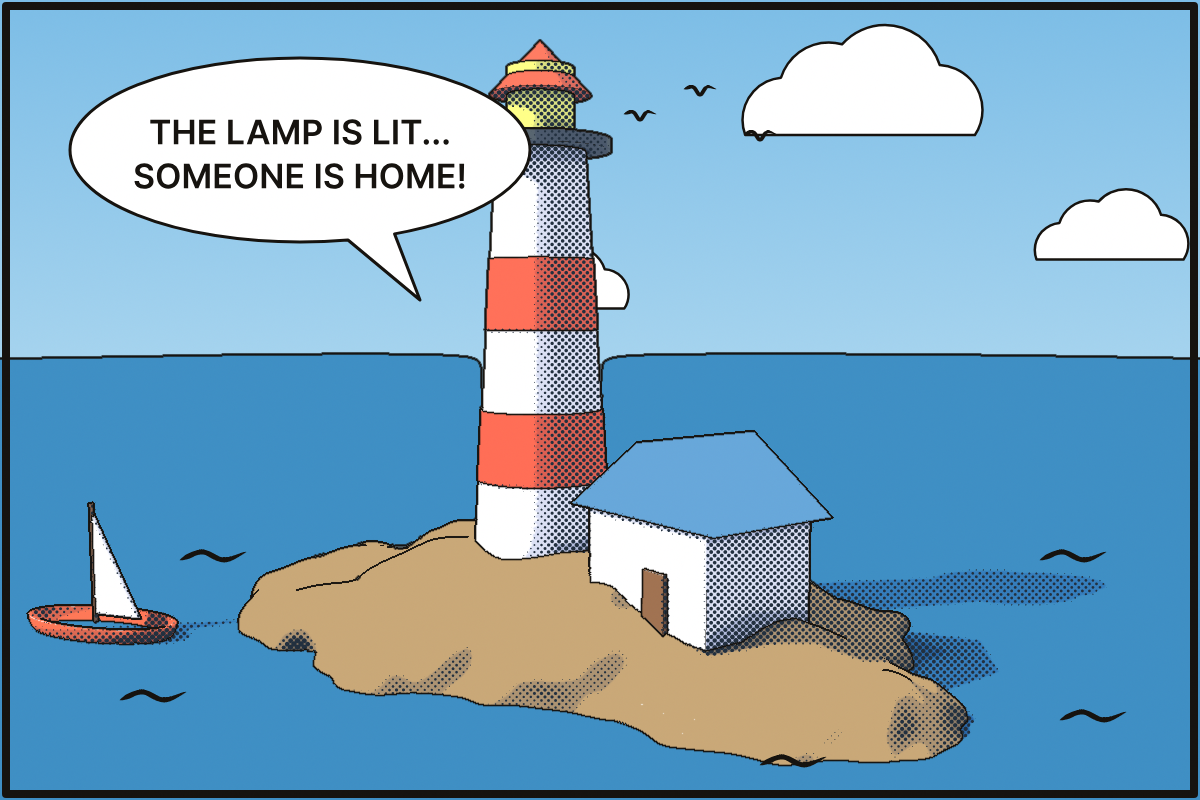

Reproduce this figure in Python.
# Ligne-claire comic panel from a 3D scene: toon bands, ink outlines, halftone shadows, speech balloon.
from atelier import *
from atelier.stylize import toon, outlines, shadow_dots

s = Scene()
rock = sphere(1.0).scale((1.9, 0.55, 1.4)).displace(noise3(1.6, 2, seed=SEED + 1), 0.22)
rock = rock | sphere(0.8).scale((1.2, 0.6, 1.0)).move(1.5, -0.1, 0.6).displace(noise3(2, 2, seed=SEED + 2), 0.18)
isle = s.add(rock.move(0, -0.05, 0), Mat("#b9a58a", rough=0.9))                          # islet
sea = s.add(plane(0.0), Mat("#4f9bc9", rough=0.6))                                        # sea
tower = lathe([(0.42, 0.0), (0.36, 1.0), (0.3, 2.0), (0.27, 2.5)])
s.add(tower.move(-0.2, 0.3, -0.1), Mat("#f3eee2", rough=0.7))
for y0 in (0.55, 1.45):                                                                   # red bands
    s.add((tower.scale(1.015) & box(2, 0.42, 2).move(0, y0 + 0.21, 0)).move(-0.2, 0.3, -0.1), Mat("#d2412f"))
s.add(cylinder(0.42, 0.07).move(-0.2, 2.84, -0.1), Mat("#2f3a44"))                      # gallery
s.add(cylinder(0.2, 0.42).move(-0.2, 3.08, -0.1), Mat("#f6d55c", rough=0.4))             # lantern
s.add(cone(0.3, 0.32).move(-0.2, 3.29, -0.1), Mat("#d2412f"))                            # cap
house = box(0.9, 0.55, 0.7).move(0, 0.27, 0)
roof = extrude([(-0.55, 0), (0.55, 0), (0, 0.38)], 0.8).move(0, 0.55, 0)
s.add(house.rotate(y=-25).move(1.05, 0.3, 0.45), Mat("#efe3c8", rough=0.8))
s.add(roof.rotate(y=-25).move(1.05, 0.3, 0.45), Mat("#3f6f9a", rough=0.7))
s.add(box(0.16, 0.3, 0.02).rotate(y=-25).move(0.98, 0.45, 0.82), Mat("#6a4a32"))        # door
hull = ellipsoid(0.5, 0.2, 0.2).onion(0.02) - box(2, 1, 1).move(0, 0.5, 0)            # rowboat
s.add(hull.rotate(y=8).move(-2.3, 0.08, 1.4), Mat("#b8462f"))
s.add(extrude([(0, 0), (0.32, 0), (0, 0.6)], 0.02).rotate(y=8).move(-2.35, 0.1, 1.4), Mat("#f4f0e4"))  # sail
s.add(cylinder(0.012, 0.7).rotate(y=30).move(-2.35, 0.4, 1.4), Mat("#5a3f2a"))
s.sun((-1.2, 1.4, 1.0), power=3.2, soft=0.01)
s.sky("#8cc4e8", "#e9f2f5", "#4f9bc9", power=0.6)
s.camera((3.2, 1.9, 5.6), (0.25, 1.35, 0), fov=40)

c = Canvas(1200, 800)
c.fill(gradient(["#7cbde6", "#d6eef7"]))                                                 # flat comic sky
def cloud(x, y, k):                                                                      # puffy inked cloud
    puffs = [(-60, 0, 34), (-25, -22, 40), (20, -30, 46), (62, -8, 36), (20, 4, 38), (-30, 6, 30)]
    return union(*[circle(x + dx * k, y + dy * k, rr * k) for dx, dy, rr in puffs]) & rect(0, 0, 1200, y + 12 * k)
for x, y, k in [(860, 120, 1.25), (1110, 250, 0.8), (560, 300, 0.7)]:
    c.draw(cloud(x, y, k), fill="#ffffff", stroke="#16130f", width=2.5)
L = c.layer()
r = L.render(s, alpha=True)
L.apply(toon(r, bands=3, shadow=0.5, colors={sea: "#3f8fc4", isle: "#c9a878"}), shadow_dots(r, size=5, lo=0.3, color="#22303f", amount=0.8),
        outlines(r, width=2.6, inner=1.0, crease=0.6))
c.layer()
for i, (x, y) in enumerate([(120, 700), (1060, 720), (1040, 560), (180, 560), (760, 765)]):
    c.stroke([(x, y), (x + 22, y - 8), (x + 44, y), (x + 66, y - 8)], "ink", 4, "#16130f", seed=i)  # waves
for x, y in [(640, 120), (700, 95), (760, 140)]:                                          # gulls
    c.stroke([(x - 16, y - 6), (x - 7, y - 8), (x, y), (x + 7, y - 8), (x + 16, y - 6)], "ink", 3, "#16130f")
balloon = ellipse(300, 150, 230, 92) | polygon([(330, 225), (420, 300), (390, 222)])
c.draw(balloon, fill="white", stroke="#16130f", width=3)
c.text("THE LAMP IS LIT...", 300, 132, size=34, fill="#16130f", font="sans", weight="bold", align="center",
       valign="middle")
c.text("SOMEONE IS HOME!", 300, 176, size=34, fill="#16130f", font="sans", weight="bold", align="center",
       valign="middle")
c.rect(6, 6, 1188, 788, fill=None, stroke="#16130f", width=8)                           # panel border
c.save(__file__[:-3] + ".png")
